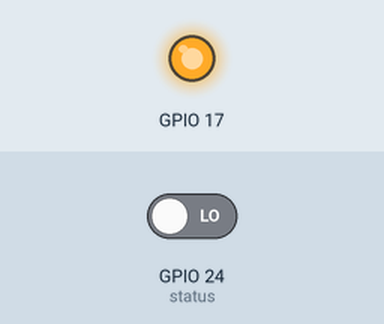
Simulated run of this program. Board: Raspberry Pi (BCM pin numbers). On the bench: output pins drawn as LEDs (lit = HIGH). Dashed ring = blinking. The test bench sets the inputs (shaded band); at power-on: GPIO 24 (status) LOW.

Above: at 1.2 s.
1.3 s: GPIO 24 (status) driven HIGH
At 2.37 s:
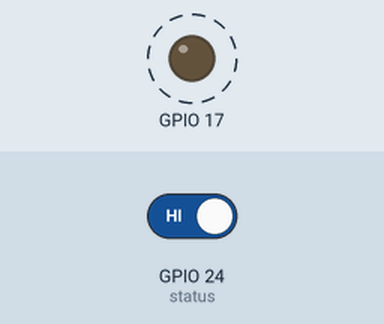
5.2 s: GPIO 24 (status) driven LOW
At 5.37 s:
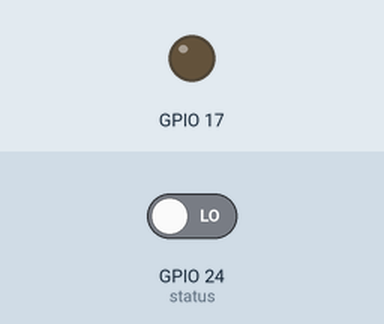
Timing chart, 0 to 8.2 s (numbered marks = the images above; inputs shaded):
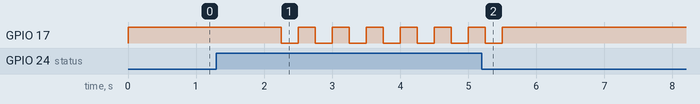

The program:

blink2.py
```python
# Blink an LED on and off with alternative blink rates
import RPi.GPIO as GPIO
from time import sleep

GPIO.setmode(GPIO.BCM)
GPIO.setup(17,GPIO.OUT)  #LED output
GPIO.setup(24,GPIO.IN)  #Blink rate button

while True:
    status = GPIO.input(24)
    if status:
        GPIO.output(17,True)
        sleep(0.25)
        GPIO.output(17,False)
        sleep(0.25)
    else:
        GPIO.output(17,True)
        sleep(1.0)
```

Measured:
- after the input at 1.3 s, GPIO 17: alternates HIGH for 0.25 s and LOW for 0.25 s, starting after 0.95 s
- after the input at 5.2 s, GPIO 17: goes on until 5.5 s, then stays HIGH
